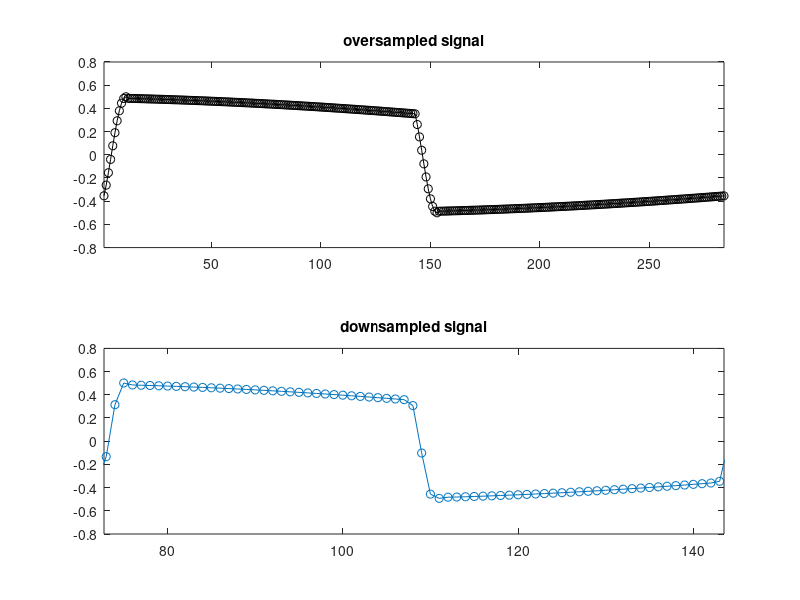

Write the MATLAB code that produced this figure.
% Phase Distortion - Square Generator
% ---------------------
clear;

% parameters
M   =   4; % coefficient of oversampling
fs  =   44100;
dur =   1;
t   =   0:(1/fs):(dur-1/fs);
amp =   .5;
f0  =   622.253967; % fundamental frequency to produce
phaseOffset = - 2*pi/8;
ratio = (1 - (1/2+phaseOffset/pi))/2 ; % 0 ~ 1/2
numOfSamples = fs*M*dur;

scanningRatio = 10.614422; % ratio of scanning speed 

% % scan the wavetable in two different speeds
numOfSamplesPerCycle  = ((fs*M)/f0);
phase_incre = 2*pi*f0/(fs*M);
phase_inc_1 = phase_incre * (scanningRatio);
numOfSamples_1stPart = ceil(numOfSamplesPerCycle*ratio/scanningRatio);
phase_1stPart = numOfSamples_1stPart * phase_inc_1;
phase_inc_2 = (pi - phase_1stPart) / (numOfSamplesPerCycle/2-numOfSamples_1stPart);

phase = 0;
buffer = zeros(numOfSamples, 1);
for n = 1 : numOfSamples
    
    buffer(n) = amp * sin(phase+phaseOffset);
    
    if phase < 2*pi*ratio
        
        phase = phase + phase_inc_1;       
        
    elseif phase < pi
        phase = phase + phase_inc_2;
        
    elseif phase < pi+2*pi*ratio
        phase = phase + phase_inc_1;
    else
        phase = phase + phase_inc_2;
    end
        phase = mod(phase, 2*pi);
    
end

% LPF
cutoffFreq = 22000;
Wn = cutoffFreq/(fs*M/2);
n = 2;
[B, A] =  butter(n,Wn);
y = filter(B, A, buffer);

% downsampling
output = zeros(fs*dur,1);
for s = 0:fs*dur-1
    
    output(s+1) = y(s*M+1);
    
end

% plot
figure
subplot(2,1,1);
plot(buffer,'-ok');
title('oversampled signal');
xlim([0*round(numOfSamplesPerCycle)+1 1*round(numOfSamplesPerCycle)+1]);
subplot(2,1,2);
plot(output,'-o');
title('downsampled signal');
xlim([1*round(numOfSamplesPerCycle)/M+2 2*round(numOfSamplesPerCycle)/M+2]);

% output
output = 1*output;
sound(output,fs);
% audiowrite('/Users/Jerry/Desktop/pdtest.wav', output, fs);
